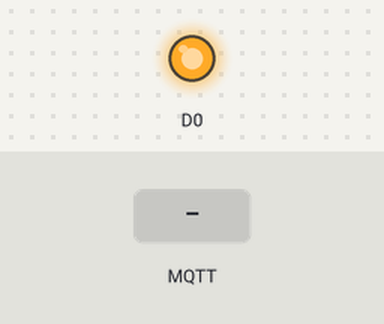
The sketch below on a simulated ESP8266 (NodeMCU). Parts: output pins drawn as LEDs (lit = HIGH). Inputs (shaded band) come from the test bench. WiFi joins after 1.5 s; servers stay silent unless stated; no MQTT or app messages arrive unless stated; what the sketch prints to the serial monitor is not drawn.

Above: at 2.7 s.
2.8 s: MQTT message "ON" arrives on the first subscribed topic
At 8.4 s:
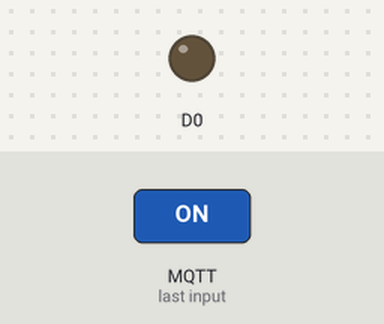
9.0 s: MQTT message "OFF" arrives on the first subscribed topic
At 14.2 s:
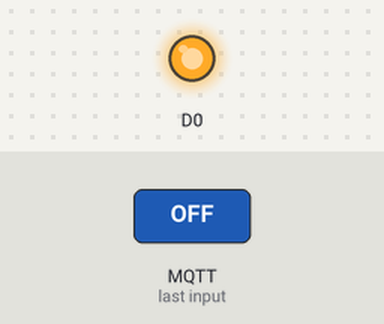
Timing chart, 0 to 15.7 s (numbered marks = the images above; inputs shaded):
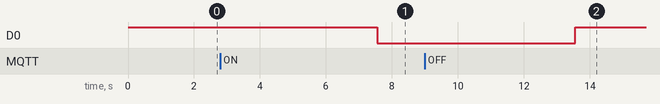

Measured:
- after the input at 2.8 s, D0: HIGH → LOW after 4.8 s
- after the input at 9.0 s, D0: LOW → HIGH after 4.6 s

The sketch:

mqtt_subscriber.ino
```cpp
#include<WiFiClient.h>
#include<ESP8266WiFi.h>
#include<ArduinoMqttClient.h>

const char *ssid = "$dvd$";
const char *password = "dvd12345";

const char *host = "192.168.108.172";
const int port = 1883;

WiFiClient wifiClient;
MqttClient subscriber(wifiClient);


void setup() {
  // put your setup code here, to run once:
  Serial.begin(115200);
  Serial.flush();

  pinMode(D0, OUTPUT);
  digitalWrite(D0, HIGH);

  WiFi.mode(WIFI_STA);
  WiFi.begin(ssid, password);

  Serial.println("Connecting to a WiFi");
  while(WiFi.status() != WL_CONNECTED){
    Serial.print(".");
    delay(500);
  }

  Serial.println("\n WiFi is connected");
  Serial.print("IP Address : ");
  Serial.println(WiFi.localIP());

  if(!subscriber.connect(host, port))
    while(1);

  Serial.println("Connected to the Broker");

  subscriber.subscribe("room/light");

  Serial.println("Topic is subscribed");

}

void loop() {
  // put your main code here, to run repeatedly:
  int size = subscriber.parseMessage();
  if(size){
    char str[size];
    memset(str, 0, sizeof(str));
    for(int i = 0 ; i < size ; i++)
      str[i] = (char)subscriber.read();

    Serial.println("Message : " + String(str));

    if(strncmp(str, "ON", 2) == 0){
      digitalWrite(D0, LOW);
      Serial.println("LED is Turned ON");
    }
    else if(strncmp(str, "OFF", 3) == 0){
      digitalWrite(D0, HIGH);
      Serial.println("LED is Turned OFF");
    }

  }

  delay(6000);
}
```
